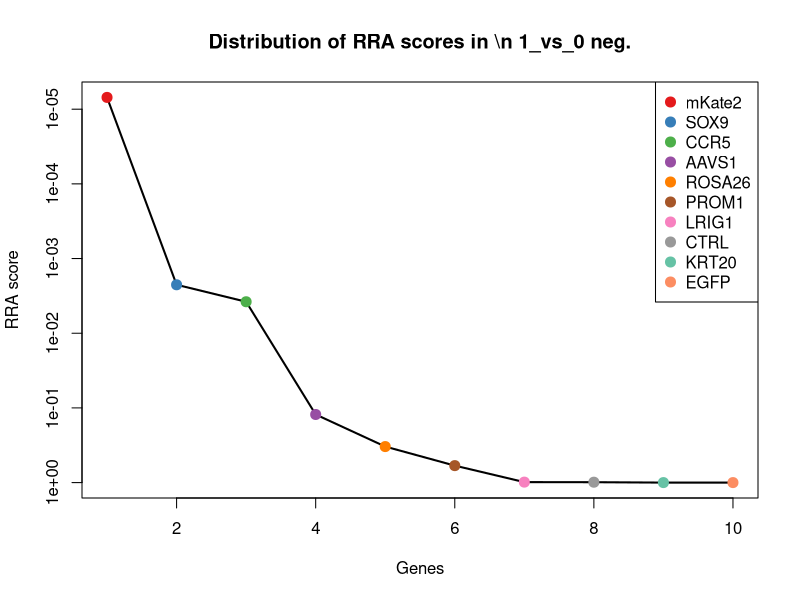
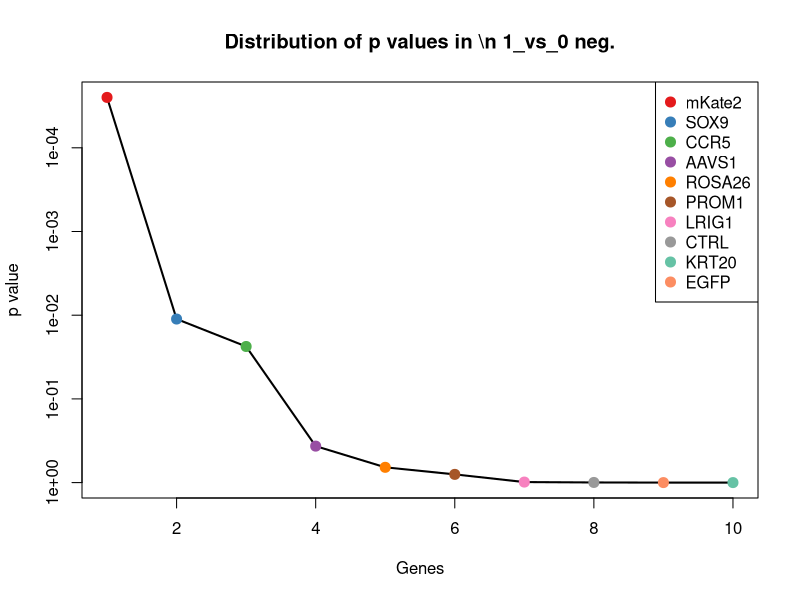
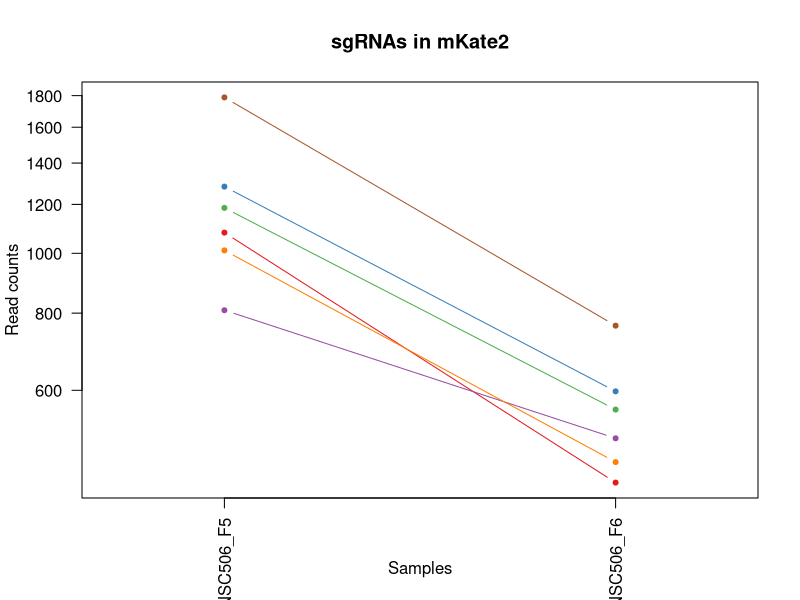
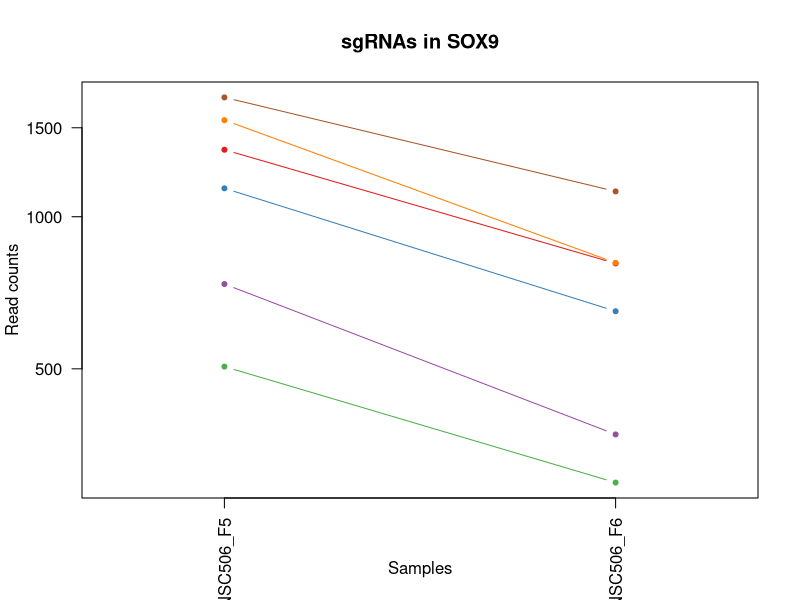
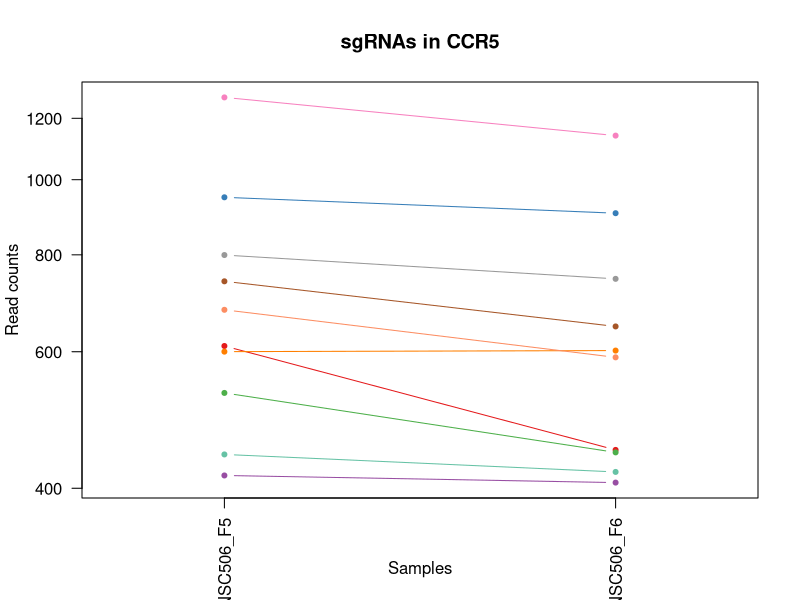
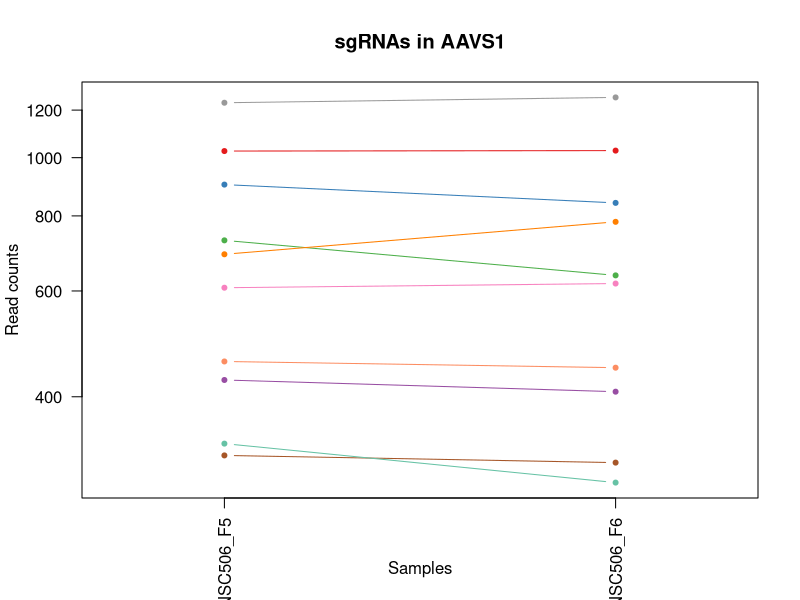
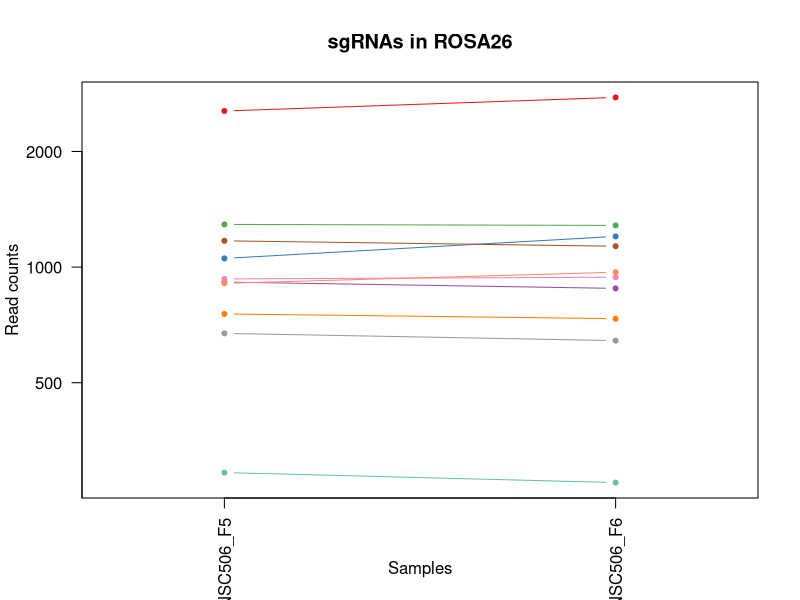
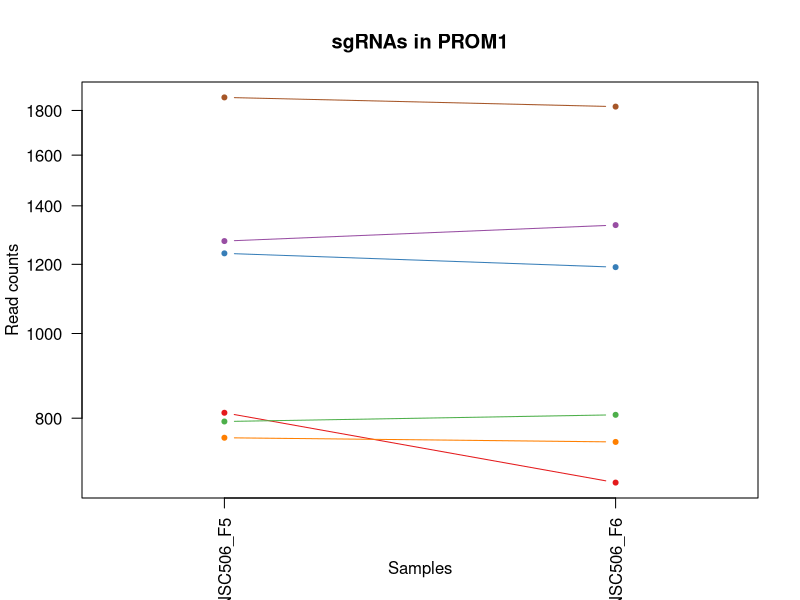

Reproduce these figures in R, in order. (Note: this script raises an error after producing the figures.)
pdf(file='S6B_c0_t1.pdf',width=4.5,height=4.5);
gstable=read.table('S6B_c0_t1.gene_summary.txt',header=T)
# 
#
# parameters
# Do not modify the variables beginning with "__"

# gstablename='__GENE_SUMMARY_FILE__'
startindex=3
# outputfile='__OUTPUT_FILE__'
targetgenelist=c("mKate2","SOX9","CCR5","AAVS1","ROSA26","PROM1","LRIG1","CTRL","KRT20","EGFP")
# samplelabel=sub('.\\w+.\\w+$','',colnames(gstable)[startindex]);
samplelabel='1_vs_0 neg.'


# You need to write some codes in front of this code:
# gstable=read.table(gstablename,header=T)
# pdf(file=outputfile,width=6,height=6)


# set up color using RColorBrewer
#library(RColorBrewer)
#colors <- brewer.pal(length(targetgenelist), "Set1")

colors=c( "#E41A1C", "#377EB8", "#4DAF4A", "#984EA3", "#FF7F00",  "#A65628", "#F781BF",
          "#999999", "#66C2A5", "#FC8D62", "#8DA0CB", "#E78AC3", "#A6D854", "#FFD92F", "#E5C494", "#B3B3B3", 
          "#8DD3C7", "#FFFFB3", "#BEBADA", "#FB8072", "#80B1D3", "#FDB462", "#B3DE69", "#FCCDE5",
          "#D9D9D9", "#BC80BD", "#CCEBC5", "#FFED6F")

######
# function definition

plotrankedvalues<-function(val, tglist, ...){
  
  plot(val,log='y',ylim=c(max(val),min(val)),type='l',lwd=2, ...)
  if(length(tglist)>0){
    for(i in 1:length(tglist)){
      targetgene=tglist[i];
      tx=which(names(val)==targetgene);ty=val[targetgene];
      points(tx,ty,col=colors[(i %% length(colors)) ],cex=2,pch=20)
      # text(tx+50,ty,targetgene,col=colors[i])
    }
    legend('topright',tglist,pch=20,pt.cex = 2,cex=1,col=colors)
  }
}



plotrandvalues<-function(val,targetgenelist, ...){
  # choose the one with the best distance distribution
  
  mindiffvalue=0;
  randval=val;
  for(i in 1:20){
    randval0=sample(val)
    vindex=sort(which(names(randval0) %in% targetgenelist))
    if(max(vindex)>0.9*length(val)){
      # print('pass...')
      next;
    }
    mindiffind=min(diff(vindex));
    if (mindiffind > mindiffvalue){
      mindiffvalue=mindiffind;
      randval=randval0;
      # print(paste('Diff: ',mindiffvalue))
    }
  }
  plot(randval,log='y',ylim=c(max(randval),min(randval)),pch=20,col='grey', ...)
  
  if(length(targetgenelist)>0){
    for(i in 1:length(targetgenelist)){
      targetgene=targetgenelist[i];
      tx=which(names(randval)==targetgene);ty=randval[targetgene];
      points(tx,ty,col=colors[(i %% length(colors)) ],cex=2,pch=20)
      text(tx+50,ty,targetgene,col=colors[i])
    }
  }
  
}




# set.seed(1235)



pvec=gstable[,startindex]
names(pvec)=gstable[,'id']
pvec=sort(pvec);

plotrankedvalues(pvec,targetgenelist,xlab='Genes',ylab='RRA score',main=paste('Distribution of RRA scores in \\n',samplelabel))

# plotrandvalues(pvec,targetgenelist,xlab='Genes',ylab='RRA score',main=paste('Distribution of RRA scores in \\n',samplelabel))


pvec=gstable[,startindex+1]
names(pvec)=gstable[,'id']
pvec=sort(pvec);

plotrankedvalues(pvec,targetgenelist,xlab='Genes',ylab='p value',main=paste('Distribution of p values in \\n',samplelabel))

# plotrandvalues(pvec,targetgenelist,xlab='Genes',ylab='p value',main=paste('Distribution of p values in \\n',samplelabel))



# you need to write after this code:
# dev.off()






# parameters
# Do not modify the variables beginning with "__"
targetmat=list(c(1079.1461931242939,424.33144635550315),c(1281.3130163015567,596.6820081142937),c(1183.460581339046,557.4122598654553),c(807.74415653016,500.6892901726888),c(1009.9109797074229,458.1470629031139),c(1787.1916423341597,762.487611831611))
targetgene="mKate2"
collabel=c("S45_MNSC506_F5","S46_MNSC506_F6")

# set up color using RColorBrewer
#library(RColorBrewer)
#colors <- brewer.pal(length(targetgenelist), "Set1")

colors=c( "#E41A1C", "#377EB8", "#4DAF4A", "#984EA3", "#FF7F00",  "#A65628", "#F781BF",
          "#999999", "#66C2A5", "#FC8D62", "#8DA0CB", "#E78AC3", "#A6D854", "#FFD92F", "#E5C494", "#B3B3B3", 
          "#8DD3C7", "#FFFFB3", "#BEBADA", "#FB8072", "#80B1D3", "#FDB462", "#B3DE69", "#FCCDE5",
          "#D9D9D9", "#BC80BD", "#CCEBC5", "#FFED6F")


## code

targetmatvec=unlist(targetmat)+1
yrange=range(targetmatvec[targetmatvec>0]);
# yrange[1]=1; # set the minimum value to 1
for(i in 1:length(targetmat)){
  vali=targetmat[[i]]+1;
  if(i==1){
    plot(1:length(vali),vali,type='b',las=1,pch=20,main=paste('sgRNAs in',targetgene),ylab='Read counts',xlab='Samples',xlim=c(0.7,length(vali)+0.3),ylim = yrange,col=colors[(i %% length(colors))],xaxt='n',log='y')
    axis(1,at=1:length(vali),labels=(collabel),las=2)
    # lines(0:100,rep(1,101),col='black');
  }else{
    lines(1:length(vali),vali,type='b',pch=20,col=colors[(i %% length(colors))])
  }
}




# parameters
# Do not modify the variables beginning with "__"
targetmat=list(c(1356.0870467917773,807.211491781677),c(1137.3037723944653,649.0416724460781),c(504.0323536748199,296.70476454677856),c(734.8163983977228,369.7901293432277),c(1551.7919167167988,809.3931444621679),c(1721.6489736328554,1121.3694777723836))
targetgene="SOX9"
collabel=c("S45_MNSC506_F5","S46_MNSC506_F6")

# set up color using RColorBrewer
#library(RColorBrewer)
#colors <- brewer.pal(length(targetgenelist), "Set1")

colors=c( "#E41A1C", "#377EB8", "#4DAF4A", "#984EA3", "#FF7F00",  "#A65628", "#F781BF",
          "#999999", "#66C2A5", "#FC8D62", "#8DA0CB", "#E78AC3", "#A6D854", "#FFD92F", "#E5C494", "#B3B3B3", 
          "#8DD3C7", "#FFFFB3", "#BEBADA", "#FB8072", "#80B1D3", "#FDB462", "#B3DE69", "#FCCDE5",
          "#D9D9D9", "#BC80BD", "#CCEBC5", "#FFED6F")


## code

targetmatvec=unlist(targetmat)+1
yrange=range(targetmatvec[targetmatvec>0]);
# yrange[1]=1; # set the minimum value to 1
for(i in 1:length(targetmat)){
  vali=targetmat[[i]]+1;
  if(i==1){
    plot(1:length(vali),vali,type='b',las=1,pch=20,main=paste('sgRNAs in',targetgene),ylab='Read counts',xlab='Samples',xlim=c(0.7,length(vali)+0.3),ylim = yrange,col=colors[(i %% length(colors))],xaxt='n',log='y')
    axis(1,at=1:length(vali),labels=(collabel),las=2)
    # lines(0:100,rep(1,101),col='black');
  }else{
    lines(1:length(vali),vali,type='b',pch=20,col=colors[(i %% length(colors))])
  }
}




# parameters
# Do not modify the variables beginning with "__"
targetmat=list(c(609.2698780684635,447.23879950065884),c(948.060855721685,904.2950360635273),c(529.880166683785,443.96632047992233),c(414.48814432233354,405.7873985713295),c(599.1153801006559,601.0453134752756),c(738.5089431132892,645.7691934253415),c(1275.774199228207,1138.8226992163118),c(798.512794741244,743.9435640474375),c(441.25909351019027,418.8773146542756),c(678.5050914853344,589.0462237325751))
targetgene="CCR5"
collabel=c("S45_MNSC506_F5","S46_MNSC506_F6")

# set up color using RColorBrewer
#library(RColorBrewer)
#colors <- brewer.pal(length(targetgenelist), "Set1")

colors=c( "#E41A1C", "#377EB8", "#4DAF4A", "#984EA3", "#FF7F00",  "#A65628", "#F781BF",
          "#999999", "#66C2A5", "#FC8D62", "#8DA0CB", "#E78AC3", "#A6D854", "#FFD92F", "#E5C494", "#B3B3B3", 
          "#8DD3C7", "#FFFFB3", "#BEBADA", "#FB8072", "#80B1D3", "#FDB462", "#B3DE69", "#FCCDE5",
          "#D9D9D9", "#BC80BD", "#CCEBC5", "#FFED6F")


## code

targetmatvec=unlist(targetmat)+1
yrange=range(targetmatvec[targetmatvec>0]);
# yrange[1]=1; # set the minimum value to 1
for(i in 1:length(targetmat)){
  vali=targetmat[[i]]+1;
  if(i==1){
    plot(1:length(vali),vali,type='b',las=1,pch=20,main=paste('sgRNAs in',targetgene),ylab='Read counts',xlab='Samples',xlim=c(0.7,length(vali)+0.3),ylim = yrange,col=colors[(i %% length(colors))],xaxt='n',log='y')
    axis(1,at=1:length(vali),labels=(collabel),las=2)
    # lines(0:100,rep(1,101),col='black');
  }else{
    lines(1:length(vali),vali,type='b',pch=20,col=colors[(i %% length(colors))])
  }
}




# parameters
# Do not modify the variables beginning with "__"
targetmat=list(c(1024.6811585696887,1026.4675861710243),c(900.9809105982129,839.9362819890422),c(727.4313089665899,635.951756363132),c(425.5657784690329,406.878224911575),c(689.5827256320338,781.0316596157847),c(318.48198171760595,309.79468062972467),c(606.5004695317888,616.3168822387128),c(1233.309934999193,1258.8135966433179),c(333.25216057987177,286.88732748456897),c(456.9524085513477,446.14797316041336))
targetgene="AAVS1"
collabel=c("S45_MNSC506_F5","S46_MNSC506_F6")

# set up color using RColorBrewer
#library(RColorBrewer)
#colors <- brewer.pal(length(targetgenelist), "Set1")

colors=c( "#E41A1C", "#377EB8", "#4DAF4A", "#984EA3", "#FF7F00",  "#A65628", "#F781BF",
          "#999999", "#66C2A5", "#FC8D62", "#8DA0CB", "#E78AC3", "#A6D854", "#FFD92F", "#E5C494", "#B3B3B3", 
          "#8DD3C7", "#FFFFB3", "#BEBADA", "#FB8072", "#80B1D3", "#FDB462", "#B3DE69", "#FCCDE5",
          "#D9D9D9", "#BC80BD", "#CCEBC5", "#FFED6F")


## code

targetmatvec=unlist(targetmat)+1
yrange=range(targetmatvec[targetmatvec>0]);
# yrange[1]=1; # set the minimum value to 1
for(i in 1:length(targetmat)){
  vali=targetmat[[i]]+1;
  if(i==1){
    plot(1:length(vali),vali,type='b',las=1,pch=20,main=paste('sgRNAs in',targetgene),ylab='Read counts',xlab='Samples',xlim=c(0.7,length(vali)+0.3),ylim = yrange,col=colors[(i %% length(colors))],xaxt='n',log='y')
    axis(1,at=1:length(vali),labels=(collabel),las=2)
    # lines(0:100,rep(1,101),col='black');
  }else{
    lines(1:length(vali),vali,type='b',pch=20,col=colors[(i %% length(colors))])
  }
}




# parameters
# Do not modify the variables beginning with "__"
targetmat=list(c(2547.8558537408476,2764.1539461821208),c(1052.375243936437,1200.9998006103058),c(1290.544378090473,1282.811776128719),c(912.9816809238038,879.2060302378806),c(754.2022581544466,733.0353006449823),c(1169.6135386556718,1132.2777411748389),c(930.5212683227444,940.2923052916291),c(671.1200020542016,642.4967144046051),c(290.78789635085764,273.79741140162287),c(906.5197276715625,968.6537901380124))
targetgene="ROSA26"
collabel=c("S45_MNSC506_F5","S46_MNSC506_F6")

# set up color using RColorBrewer
#library(RColorBrewer)
#colors <- brewer.pal(length(targetgenelist), "Set1")

colors=c( "#E41A1C", "#377EB8", "#4DAF4A", "#984EA3", "#FF7F00",  "#A65628", "#F781BF",
          "#999999", "#66C2A5", "#FC8D62", "#8DA0CB", "#E78AC3", "#A6D854", "#FFD92F", "#E5C494", "#B3B3B3", 
          "#8DD3C7", "#FFFFB3", "#BEBADA", "#FB8072", "#80B1D3", "#FDB462", "#B3DE69", "#FCCDE5",
          "#D9D9D9", "#BC80BD", "#CCEBC5", "#FFED6F")


## code

targetmatvec=unlist(targetmat)+1
yrange=range(targetmatvec[targetmatvec>0]);
# yrange[1]=1; # set the minimum value to 1
for(i in 1:length(targetmat)){
  vali=targetmat[[i]]+1;
  if(i==1){
    plot(1:length(vali),vali,type='b',las=1,pch=20,main=paste('sgRNAs in',targetgene),ylab='Read counts',xlab='Samples',xlim=c(0.7,length(vali)+0.3),ylim = yrange,col=colors[(i %% length(colors))],xaxt='n',log='y')
    axis(1,at=1:length(vali),labels=(collabel),las=2)
    # lines(0:100,rep(1,101),col='black');
  }else{
    lines(1:length(vali),vali,type='b',pch=20,col=colors[(i %% length(colors))])
  }
}




# parameters
# Do not modify the variables beginning with "__"
targetmat=list(c(810.5135650668349,674.1306782717248),c(1234.2330711780846,1190.0915372078507),c(792.0508414890027,806.1206654414315),c(1274.8510630493154,1329.717308759276),c(758.8179390489047,750.4885220889105),c(1861.9656728243804,1817.3166828490187))
targetgene="PROM1"
collabel=c("S45_MNSC506_F5","S46_MNSC506_F6")

# set up color using RColorBrewer
#library(RColorBrewer)
#colors <- brewer.pal(length(targetgenelist), "Set1")

colors=c( "#E41A1C", "#377EB8", "#4DAF4A", "#984EA3", "#FF7F00",  "#A65628", "#F781BF",
          "#999999", "#66C2A5", "#FC8D62", "#8DA0CB", "#E78AC3", "#A6D854", "#FFD92F", "#E5C494", "#B3B3B3", 
          "#8DD3C7", "#FFFFB3", "#BEBADA", "#FB8072", "#80B1D3", "#FDB462", "#B3DE69", "#FCCDE5",
          "#D9D9D9", "#BC80BD", "#CCEBC5", "#FFED6F")


## code

targetmatvec=unlist(targetmat)+1
yrange=range(targetmatvec[targetmatvec>0]);
# yrange[1]=1; # set the minimum value to 1
for(i in 1:length(targetmat)){
  vali=targetmat[[i]]+1;
  if(i==1){
    plot(1:length(vali),vali,type='b',las=1,pch=20,main=paste('sgRNAs in',targetgene),ylab='Read counts',xlab='Samples',xlim=c(0.7,length(vali)+0.3),ylim = yrange,col=colors[(i %% length(colors))],xaxt='n',log='y')
    axis(1,at=1:length(vali),labels=(collabel),las=2)
    # lines(0:100,rep(1,101),col='black');
  }else{
    lines(1:length(vali),vali,type='b',pch=20,col=colors[(i %% length(colors))])
  }
}




# parameters
# Do not modify the variables beginning with "__"
targetmat=list(c(763.4336199433627,837.7546293085512),c(511.41744310595277,542.1406911020182),c(572.3444309127991,593.4095290935571),c(979.4474858039998,1047.193286635689),c(1502.8656992355434,1449.708206186282),c(549.2660264405089,577.0471339898745))
targetgene="LRIG1"
collabel=c("S45_MNSC506_F5","S46_MNSC506_F6")

# set up color using RColorBrewer
#library(RColorBrewer)
#colors <- brewer.pal(length(targetgenelist), "Set1")

colors=c( "#E41A1C", "#377EB8", "#4DAF4A", "#984EA3", "#FF7F00",  "#A65628", "#F781BF",
          "#999999", "#66C2A5", "#FC8D62", "#8DA0CB", "#E78AC3", "#A6D854", "#FFD92F", "#E5C494", "#B3B3B3", 
          "#8DD3C7", "#FFFFB3", "#BEBADA", "#FB8072", "#80B1D3", "#FDB462", "#B3DE69", "#FCCDE5",
          "#D9D9D9", "#BC80BD", "#CCEBC5", "#FFED6F")


## code

targetmatvec=unlist(targetmat)+1
yrange=range(targetmatvec[targetmatvec>0]);
# yrange[1]=1; # set the minimum value to 1
for(i in 1:length(targetmat)){
  vali=targetmat[[i]]+1;
  if(i==1){
    plot(1:length(vali),vali,type='b',las=1,pch=20,main=paste('sgRNAs in',targetgene),ylab='Read counts',xlab='Samples',xlim=c(0.7,length(vali)+0.3),ylim = yrange,col=colors[(i %% length(colors))],xaxt='n',log='y')
    axis(1,at=1:length(vali),labels=(collabel),las=2)
    # lines(0:100,rep(1,101),col='black');
  }else{
    lines(1:length(vali),vali,type='b',pch=20,col=colors[(i %% length(colors))])
  }
}




# parameters
# Do not modify the variables beginning with "__"
targetmat=list(c(704.3529044942995,718.8545582217907),c(596.345971563981,655.5866304875511),c(2148.13788828078,2230.7398658020666),c(401.564237817851,407.96905125182053),c(700.6603597787331,715.5820792010542),c(1479.7872947632532,1382.0769730910604),c(829.8994248235588,822.4830605451141),c(786.512024415653,854.1170244122338),c(702.5066321365164,759.2151328108746),c(1126.226138247766,1177.0016211249047))
targetgene="CTRL"
collabel=c("S45_MNSC506_F5","S46_MNSC506_F6")

# set up color using RColorBrewer
#library(RColorBrewer)
#colors <- brewer.pal(length(targetgenelist), "Set1")

colors=c( "#E41A1C", "#377EB8", "#4DAF4A", "#984EA3", "#FF7F00",  "#A65628", "#F781BF",
          "#999999", "#66C2A5", "#FC8D62", "#8DA0CB", "#E78AC3", "#A6D854", "#FFD92F", "#E5C494", "#B3B3B3", 
          "#8DD3C7", "#FFFFB3", "#BEBADA", "#FB8072", "#80B1D3", "#FDB462", "#B3DE69", "#FCCDE5",
          "#D9D9D9", "#BC80BD", "#CCEBC5", "#FFED6F")


## code

targetmatvec=unlist(targetmat)+1
yrange=range(targetmatvec[targetmatvec>0]);
# yrange[1]=1; # set the minimum value to 1
for(i in 1:length(targetmat)){
  vali=targetmat[[i]]+1;
  if(i==1){
    plot(1:length(vali),vali,type='b',las=1,pch=20,main=paste('sgRNAs in',targetgene),ylab='Read counts',xlab='Samples',xlim=c(0.7,length(vali)+0.3),ylim = yrange,col=colors[(i %% length(colors))],xaxt='n',log='y')
    axis(1,at=1:length(vali),labels=(collabel),las=2)
    # lines(0:100,rep(1,101),col='black');
  }else{
    lines(1:length(vali),vali,type='b',pch=20,col=colors[(i %% length(colors))])
  }
}




# parameters
# Do not modify the variables beginning with "__"
targetmat=list(c(256.63185773186797,628.3159719814134),c(325.86707114873883,767.9417435328386),c(249.2467683007351,645.7691934253415),c(123.70024797147593,327.2479020736528),c(479.1076768447464,1262.0860756640543),c(225.24522764955321,535.5957330605451))
targetgene="KRT20"
collabel=c("S45_MNSC506_F5","S46_MNSC506_F6")

# set up color using RColorBrewer
#library(RColorBrewer)
#colors <- brewer.pal(length(targetgenelist), "Set1")

colors=c( "#E41A1C", "#377EB8", "#4DAF4A", "#984EA3", "#FF7F00",  "#A65628", "#F781BF",
          "#999999", "#66C2A5", "#FC8D62", "#8DA0CB", "#E78AC3", "#A6D854", "#FFD92F", "#E5C494", "#B3B3B3", 
          "#8DD3C7", "#FFFFB3", "#BEBADA", "#FB8072", "#80B1D3", "#FDB462", "#B3DE69", "#FCCDE5",
          "#D9D9D9", "#BC80BD", "#CCEBC5", "#FFED6F")


## code

targetmatvec=unlist(targetmat)+1
yrange=range(targetmatvec[targetmatvec>0]);
# yrange[1]=1; # set the minimum value to 1
for(i in 1:length(targetmat)){
  vali=targetmat[[i]]+1;
  if(i==1){
    plot(1:length(vali),vali,type='b',las=1,pch=20,main=paste('sgRNAs in',targetgene),ylab='Read counts',xlab='Samples',xlim=c(0.7,length(vali)+0.3),ylim = yrange,col=colors[(i %% length(colors))],xaxt='n',log='y')
    axis(1,at=1:length(vali),labels=(collabel),las=2)
    # lines(0:100,rep(1,101),col='black');
  }else{
    lines(1:length(vali),vali,type='b',pch=20,col=colors[(i %% length(colors))])
  }
}




# parameters
# Do not modify the variables beginning with "__"
targetmat=list(c(239.09227033292737,1018.8318017893058),c(400.64110163895936,1368.9870570081143),c(166.16451220049007,699.2196840973716),c(189.24291667278035,635.951756363132),c(337.8678414743298,1263.1769020042998),c(403.4105101756342,1304.6283029336291))
targetgene="EGFP"
collabel=c("S45_MNSC506_F5","S46_MNSC506_F6")

# set up color using RColorBrewer
#library(RColorBrewer)
#colors <- brewer.pal(length(targetgenelist), "Set1")

colors=c( "#E41A1C", "#377EB8", "#4DAF4A", "#984EA3", "#FF7F00",  "#A65628", "#F781BF",
          "#999999", "#66C2A5", "#FC8D62", "#8DA0CB", "#E78AC3", "#A6D854", "#FFD92F", "#E5C494", "#B3B3B3", 
          "#8DD3C7", "#FFFFB3", "#BEBADA", "#FB8072", "#80B1D3", "#FDB462", "#B3DE69", "#FCCDE5",
          "#D9D9D9", "#BC80BD", "#CCEBC5", "#FFED6F")


## code

targetmatvec=unlist(targetmat)+1
yrange=range(targetmatvec[targetmatvec>0]);
# yrange[1]=1; # set the minimum value to 1
for(i in 1:length(targetmat)){
  vali=targetmat[[i]]+1;
  if(i==1){
    plot(1:length(vali),vali,type='b',las=1,pch=20,main=paste('sgRNAs in',targetgene),ylab='Read counts',xlab='Samples',xlim=c(0.7,length(vali)+0.3),ylim = yrange,col=colors[(i %% length(colors))],xaxt='n',log='y')
    axis(1,at=1:length(vali),labels=(collabel),las=2)
    # lines(0:100,rep(1,101),col='black');
  }else{
    lines(1:length(vali),vali,type='b',pch=20,col=colors[(i %% length(colors))])
  }
}



# 
#
# parameters
# Do not modify the variables beginning with "__"

# gstablename='__GENE_SUMMARY_FILE__'
startindex=9
# outputfile='__OUTPUT_FILE__'
targetgenelist=c("EGFP","KRT20","LRIG1","ROSA26","PROM1","AAVS1","CTRL","CCR5","SOX9","mKate2")
# samplelabel=sub('.\\w+.\\w+$','',colnames(gstable)[startindex]);
samplelabel='1_vs_0 pos.'


# You need to write some codes in front of this code:
# gstable=read.table(gstablename,header=T)
# pdf(file=outputfile,width=6,height=6)


# set up color using RColorBrewer
#library(RColorBrewer)
#colors <- brewer.pal(length(targetgenelist), "Set1")

colors=c( "#E41A1C", "#377EB8", "#4DAF4A", "#984EA3", "#FF7F00",  "#A65628", "#F781BF",
          "#999999", "#66C2A5", "#FC8D62", "#8DA0CB", "#E78AC3", "#A6D854", "#FFD92F", "#E5C494", "#B3B3B3", 
          "#8DD3C7", "#FFFFB3", "#BEBADA", "#FB8072", "#80B1D3", "#FDB462", "#B3DE69", "#FCCDE5",
          "#D9D9D9", "#BC80BD", "#CCEBC5", "#FFED6F")

######
# function definition

plotrankedvalues<-function(val, tglist, ...){
  
  plot(val,log='y',ylim=c(max(val),min(val)),type='l',lwd=2, ...)
  if(length(tglist)>0){
    for(i in 1:length(tglist)){
      targetgene=tglist[i];
      tx=which(names(val)==targetgene);ty=val[targetgene];
      points(tx,ty,col=colors[(i %% length(colors)) ],cex=2,pch=20)
      # text(tx+50,ty,targetgene,col=colors[i])
    }
    legend('topright',tglist,pch=20,pt.cex = 2,cex=1,col=colors)
  }
}



plotrandvalues<-function(val,targetgenelist, ...){
  # choose the one with the best distance distribution
  
  mindiffvalue=0;
  randval=val;
  for(i in 1:20){
    randval0=sample(val)
    vindex=sort(which(names(randval0) %in% targetgenelist))
    if(max(vindex)>0.9*length(val)){
      # print('pass...')
      next;
    }
    mindiffind=min(diff(vindex));
    if (mindiffind > mindiffvalue){
      mindiffvalue=mindiffind;
      randval=randval0;
      # print(paste('Diff: ',mindiffvalue))
    }
  }
  plot(randval,log='y',ylim=c(max(randval),min(randval)),pch=20,col='grey', ...)
  
  if(length(targetgenelist)>0){
    for(i in 1:length(targetgenelist)){
      targetgene=targetgenelist[i];
      tx=which(names(randval)==targetgene);ty=randval[targetgene];
      points(tx,ty,col=colors[(i %% length(colors)) ],cex=2,pch=20)
      text(tx+50,ty,targetgene,col=colors[i])
    }
  }
  
}




# set.seed(1235)



pvec=gstable[,startindex]
names(pvec)=gstable[,'id']
pvec=sort(pvec);

plotrankedvalues(pvec,targetgenelist,xlab='Genes',ylab='RRA score',main=paste('Distribution of RRA scores in \\n',samplelabel))

# plotrandvalues(pvec,targetgenelist,xlab='Genes',ylab='RRA score',main=paste('Distribution of RRA scores in \\n',samplelabel))


pvec=gstable[,startindex+1]
names(pvec)=gstable[,'id']
pvec=sort(pvec);

plotrankedvalues(pvec,targetgenelist,xlab='Genes',ylab='p value',main=paste('Distribution of p values in \\n',samplelabel))

# plotrandvalues(pvec,targetgenelist,xlab='Genes',ylab='p value',main=paste('Distribution of p values in \\n',samplelabel))



# you need to write after this code:
# dev.off()






# parameters
# Do not modify the variables beginning with "__"
targetmat=list(c(239.09227033292737,1018.8318017893058),c(400.64110163895936,1368.9870570081143),c(166.16451220049007,699.2196840973716),c(189.24291667278035,635.951756363132),c(337.8678414743298,1263.1769020042998),c(403.4105101756342,1304.6283029336291))
targetgene="EGFP"
collabel=c("S45_MNSC506_F5","S46_MNSC506_F6")

# set up color using RColorBrewer
#library(RColorBrewer)
#colors <- brewer.pal(length(targetgenelist), "Set1")

colors=c( "#E41A1C", "#377EB8", "#4DAF4A", "#984EA3", "#FF7F00",  "#A65628", "#F781BF",
          "#999999", "#66C2A5", "#FC8D62", "#8DA0CB", "#E78AC3", "#A6D854", "#FFD92F", "#E5C494", "#B3B3B3", 
          "#8DD3C7", "#FFFFB3", "#BEBADA", "#FB8072", "#80B1D3", "#FDB462", "#B3DE69", "#FCCDE5",
          "#D9D9D9", "#BC80BD", "#CCEBC5", "#FFED6F")


## code

targetmatvec=unlist(targetmat)+1
yrange=range(targetmatvec[targetmatvec>0]);
# yrange[1]=1; # set the minimum value to 1
for(i in 1:length(targetmat)){
  vali=targetmat[[i]]+1;
  if(i==1){
    plot(1:length(vali),vali,type='b',las=1,pch=20,main=paste('sgRNAs in',targetgene),ylab='Read counts',xlab='Samples',xlim=c(0.7,length(vali)+0.3),ylim = yrange,col=colors[(i %% length(colors))],xaxt='n',log='y')
    axis(1,at=1:length(vali),labels=(collabel),las=2)
    # lines(0:100,rep(1,101),col='black');
  }else{
    lines(1:length(vali),vali,type='b',pch=20,col=colors[(i %% length(colors))])
  }
}




# parameters
# Do not modify the variables beginning with "__"
targetmat=list(c(256.63185773186797,628.3159719814134),c(325.86707114873883,767.9417435328386),c(249.2467683007351,645.7691934253415),c(123.70024797147593,327.2479020736528),c(479.1076768447464,1262.0860756640543),c(225.24522764955321,535.5957330605451))
targetgene="KRT20"
collabel=c("S45_MNSC506_F5","S46_MNSC506_F6")

# set up color using RColorBrewer
#library(RColorBrewer)
#colors <- brewer.pal(length(targetgenelist), "Set1")

colors=c( "#E41A1C", "#377EB8", "#4DAF4A", "#984EA3", "#FF7F00",  "#A65628", "#F781BF",
          "#999999", "#66C2A5", "#FC8D62", "#8DA0CB", "#E78AC3", "#A6D854", "#FFD92F", "#E5C494", "#B3B3B3", 
          "#8DD3C7", "#FFFFB3", "#BEBADA", "#FB8072", "#80B1D3", "#FDB462", "#B3DE69", "#FCCDE5",
          "#D9D9D9", "#BC80BD", "#CCEBC5", "#FFED6F")


## code

targetmatvec=unlist(targetmat)+1
yrange=range(targetmatvec[targetmatvec>0]);
# yrange[1]=1; # set the minimum value to 1
for(i in 1:length(targetmat)){
  vali=targetmat[[i]]+1;
  if(i==1){
    plot(1:length(vali),vali,type='b',las=1,pch=20,main=paste('sgRNAs in',targetgene),ylab='Read counts',xlab='Samples',xlim=c(0.7,length(vali)+0.3),ylim = yrange,col=colors[(i %% length(colors))],xaxt='n',log='y')
    axis(1,at=1:length(vali),labels=(collabel),las=2)
    # lines(0:100,rep(1,101),col='black');
  }else{
    lines(1:length(vali),vali,type='b',pch=20,col=colors[(i %% length(colors))])
  }
}




# parameters
# Do not modify the variables beginning with "__"
targetmat=list(c(763.4336199433627,837.7546293085512),c(511.41744310595277,542.1406911020182),c(572.3444309127991,593.4095290935571),c(979.4474858039998,1047.193286635689),c(1502.8656992355434,1449.708206186282),c(549.2660264405089,577.0471339898745))
targetgene="LRIG1"
collabel=c("S45_MNSC506_F5","S46_MNSC506_F6")

# set up color using RColorBrewer
#library(RColorBrewer)
#colors <- brewer.pal(length(targetgenelist), "Set1")

colors=c( "#E41A1C", "#377EB8", "#4DAF4A", "#984EA3", "#FF7F00",  "#A65628", "#F781BF",
          "#999999", "#66C2A5", "#FC8D62", "#8DA0CB", "#E78AC3", "#A6D854", "#FFD92F", "#E5C494", "#B3B3B3", 
          "#8DD3C7", "#FFFFB3", "#BEBADA", "#FB8072", "#80B1D3", "#FDB462", "#B3DE69", "#FCCDE5",
          "#D9D9D9", "#BC80BD", "#CCEBC5", "#FFED6F")


## code

targetmatvec=unlist(targetmat)+1
yrange=range(targetmatvec[targetmatvec>0]);
# yrange[1]=1; # set the minimum value to 1
for(i in 1:length(targetmat)){
  vali=targetmat[[i]]+1;
  if(i==1){
    plot(1:length(vali),vali,type='b',las=1,pch=20,main=paste('sgRNAs in',targetgene),ylab='Read counts',xlab='Samples',xlim=c(0.7,length(vali)+0.3),ylim = yrange,col=colors[(i %% length(colors))],xaxt='n',log='y')
    axis(1,at=1:length(vali),labels=(collabel),las=2)
    # lines(0:100,rep(1,101),col='black');
  }else{
    lines(1:length(vali),vali,type='b',pch=20,col=colors[(i %% length(colors))])
  }
}




# parameters
# Do not modify the variables beginning with "__"
targetmat=list(c(2547.8558537408476,2764.1539461821208),c(1052.375243936437,1200.9998006103058),c(1290.544378090473,1282.811776128719),c(912.9816809238038,879.2060302378806),c(754.2022581544466,733.0353006449823),c(1169.6135386556718,1132.2777411748389),c(930.5212683227444,940.2923052916291),c(671.1200020542016,642.4967144046051),c(290.78789635085764,273.79741140162287),c(906.5197276715625,968.6537901380124))
targetgene="ROSA26"
collabel=c("S45_MNSC506_F5","S46_MNSC506_F6")

# set up color using RColorBrewer
#library(RColorBrewer)
#colors <- brewer.pal(length(targetgenelist), "Set1")

colors=c( "#E41A1C", "#377EB8", "#4DAF4A", "#984EA3", "#FF7F00",  "#A65628", "#F781BF",
          "#999999", "#66C2A5", "#FC8D62", "#8DA0CB", "#E78AC3", "#A6D854", "#FFD92F", "#E5C494", "#B3B3B3", 
          "#8DD3C7", "#FFFFB3", "#BEBADA", "#FB8072", "#80B1D3", "#FDB462", "#B3DE69", "#FCCDE5",
          "#D9D9D9", "#BC80BD", "#CCEBC5", "#FFED6F")


## code

targetmatvec=unlist(targetmat)+1
yrange=range(targetmatvec[targetmatvec>0]);
# yrange[1]=1; # set the minimum value to 1
for(i in 1:length(targetmat)){
  vali=targetmat[[i]]+1;
  if(i==1){
    plot(1:length(vali),vali,type='b',las=1,pch=20,main=paste('sgRNAs in',targetgene),ylab='Read counts',xlab='Samples',xlim=c(0.7,length(vali)+0.3),ylim = yrange,col=colors[(i %% length(colors))],xaxt='n',log='y')
    axis(1,at=1:length(vali),labels=(collabel),las=2)
    # lines(0:100,rep(1,101),col='black');
  }else{
    lines(1:length(vali),vali,type='b',pch=20,col=colors[(i %% length(colors))])
  }
}




# parameters
# Do not modify the variables beginning with "__"
targetmat=list(c(810.5135650668349,674.1306782717248),c(1234.2330711780846,1190.0915372078507),c(792.0508414890027,806.1206654414315),c(1274.8510630493154,1329.717308759276),c(758.8179390489047,750.4885220889105),c(1861.9656728243804,1817.3166828490187))
targetgene="PROM1"
collabel=c("S45_MNSC506_F5","S46_MNSC506_F6")

# set up color using RColorBrewer
#library(RColorBrewer)
#colors <- brewer.pal(length(targetgenelist), "Set1")

colors=c( "#E41A1C", "#377EB8", "#4DAF4A", "#984EA3", "#FF7F00",  "#A65628", "#F781BF",
          "#999999", "#66C2A5", "#FC8D62", "#8DA0CB", "#E78AC3", "#A6D854", "#FFD92F", "#E5C494", "#B3B3B3", 
          "#8DD3C7", "#FFFFB3", "#BEBADA", "#FB8072", "#80B1D3", "#FDB462", "#B3DE69", "#FCCDE5",
          "#D9D9D9", "#BC80BD", "#CCEBC5", "#FFED6F")


## code

targetmatvec=unlist(targetmat)+1
yrange=range(targetmatvec[targetmatvec>0]);
# yrange[1]=1; # set the minimum value to 1
for(i in 1:length(targetmat)){
  vali=targetmat[[i]]+1;
  if(i==1){
    plot(1:length(vali),vali,type='b',las=1,pch=20,main=paste('sgRNAs in',targetgene),ylab='Read counts',xlab='Samples',xlim=c(0.7,length(vali)+0.3),ylim = yrange,col=colors[(i %% length(colors))],xaxt='n',log='y')
    axis(1,at=1:length(vali),labels=(collabel),las=2)
    # lines(0:100,rep(1,101),col='black');
  }else{
    lines(1:length(vali),vali,type='b',pch=20,col=colors[(i %% length(colors))])
  }
}




# parameters
# Do not modify the variables beginning with "__"
targetmat=list(c(1024.6811585696887,1026.4675861710243),c(900.9809105982129,839.9362819890422),c(727.4313089665899,635.951756363132),c(425.5657784690329,406.878224911575),c(689.5827256320338,781.0316596157847),c(318.48198171760595,309.79468062972467),c(606.5004695317888,616.3168822387128),c(1233.309934999193,1258.8135966433179),c(333.25216057987177,286.88732748456897),c(456.9524085513477,446.14797316041336))
targetgene="AAVS1"
collabel=c("S45_MNSC506_F5","S46_MNSC506_F6")

# set up color using RColorBrewer
#library(RColorBrewer)
#colors <- brewer.pal(length(targetgenelist), "Set1")

colors=c( "#E41A1C", "#377EB8", "#4DAF4A", "#984EA3", "#FF7F00",  "#A65628", "#F781BF",
          "#999999", "#66C2A5", "#FC8D62", "#8DA0CB", "#E78AC3", "#A6D854", "#FFD92F", "#E5C494", "#B3B3B3", 
          "#8DD3C7", "#FFFFB3", "#BEBADA", "#FB8072", "#80B1D3", "#FDB462", "#B3DE69", "#FCCDE5",
          "#D9D9D9", "#BC80BD", "#CCEBC5", "#FFED6F")


## code

targetmatvec=unlist(targetmat)+1
yrange=range(targetmatvec[targetmatvec>0]);
# yrange[1]=1; # set the minimum value to 1
for(i in 1:length(targetmat)){
  vali=targetmat[[i]]+1;
  if(i==1){
    plot(1:length(vali),vali,type='b',las=1,pch=20,main=paste('sgRNAs in',targetgene),ylab='Read counts',xlab='Samples',xlim=c(0.7,length(vali)+0.3),ylim = yrange,col=colors[(i %% length(colors))],xaxt='n',log='y')
    axis(1,at=1:length(vali),labels=(collabel),las=2)
    # lines(0:100,rep(1,101),col='black');
  }else{
    lines(1:length(vali),vali,type='b',pch=20,col=colors[(i %% length(colors))])
  }
}




# parameters
# Do not modify the variables beginning with "__"
targetmat=list(c(704.3529044942995,718.8545582217907),c(596.345971563981,655.5866304875511),c(2148.13788828078,2230.7398658020666),c(401.564237817851,407.96905125182053),c(700.6603597787331,715.5820792010542),c(1479.7872947632532,1382.0769730910604),c(829.8994248235588,822.4830605451141),c(786.512024415653,854.1170244122338),c(702.5066321365164,759.2151328108746),c(1126.226138247766,1177.0016211249047))
targetgene="CTRL"
collabel=c("S45_MNSC506_F5","S46_MNSC506_F6")

# set up color using RColorBrewer
#library(RColorBrewer)
#colors <- brewer.pal(length(targetgenelist), "Set1")

colors=c( "#E41A1C", "#377EB8", "#4DAF4A", "#984EA3", "#FF7F00",  "#A65628", "#F781BF",
          "#999999", "#66C2A5", "#FC8D62", "#8DA0CB", "#E78AC3", "#A6D854", "#FFD92F", "#E5C494", "#B3B3B3", 
          "#8DD3C7", "#FFFFB3", "#BEBADA", "#FB8072", "#80B1D3", "#FDB462", "#B3DE69", "#FCCDE5",
          "#D9D9D9", "#BC80BD", "#CCEBC5", "#FFED6F")


## code

targetmatvec=unlist(targetmat)+1
yrange=range(targetmatvec[targetmatvec>0]);
# yrange[1]=1; # set the minimum value to 1
for(i in 1:length(targetmat)){
  vali=targetmat[[i]]+1;
  if(i==1){
    plot(1:length(vali),vali,type='b',las=1,pch=20,main=paste('sgRNAs in',targetgene),ylab='Read counts',xlab='Samples',xlim=c(0.7,length(vali)+0.3),ylim = yrange,col=colors[(i %% length(colors))],xaxt='n',log='y')
    axis(1,at=1:length(vali),labels=(collabel),las=2)
    # lines(0:100,rep(1,101),col='black');
  }else{
    lines(1:length(vali),vali,type='b',pch=20,col=colors[(i %% length(colors))])
  }
}




# parameters
# Do not modify the variables beginning with "__"
targetmat=list(c(609.2698780684635,447.23879950065884),c(948.060855721685,904.2950360635273),c(529.880166683785,443.96632047992233),c(414.48814432233354,405.7873985713295),c(599.1153801006559,601.0453134752756),c(738.5089431132892,645.7691934253415),c(1275.774199228207,1138.8226992163118),c(798.512794741244,743.9435640474375),c(441.25909351019027,418.8773146542756),c(678.5050914853344,589.0462237325751))
targetgene="CCR5"
collabel=c("S45_MNSC506_F5","S46_MNSC506_F6")

# set up color using RColorBrewer
#library(RColorBrewer)
#colors <- brewer.pal(length(targetgenelist), "Set1")

colors=c( "#E41A1C", "#377EB8", "#4DAF4A", "#984EA3", "#FF7F00",  "#A65628", "#F781BF",
          "#999999", "#66C2A5", "#FC8D62", "#8DA0CB", "#E78AC3", "#A6D854", "#FFD92F", "#E5C494", "#B3B3B3", 
          "#8DD3C7", "#FFFFB3", "#BEBADA", "#FB8072", "#80B1D3", "#FDB462", "#B3DE69", "#FCCDE5",
          "#D9D9D9", "#BC80BD", "#CCEBC5", "#FFED6F")


## code

targetmatvec=unlist(targetmat)+1
yrange=range(targetmatvec[targetmatvec>0]);
# yrange[1]=1; # set the minimum value to 1
for(i in 1:length(targetmat)){
  vali=targetmat[[i]]+1;
  if(i==1){
    plot(1:length(vali),vali,type='b',las=1,pch=20,main=paste('sgRNAs in',targetgene),ylab='Read counts',xlab='Samples',xlim=c(0.7,length(vali)+0.3),ylim = yrange,col=colors[(i %% length(colors))],xaxt='n',log='y')
    axis(1,at=1:length(vali),labels=(collabel),las=2)
    # lines(0:100,rep(1,101),col='black');
  }else{
    lines(1:length(vali),vali,type='b',pch=20,col=colors[(i %% length(colors))])
  }
}




# parameters
# Do not modify the variables beginning with "__"
targetmat=list(c(1356.0870467917773,807.211491781677),c(1137.3037723944653,649.0416724460781),c(504.0323536748199,296.70476454677856),c(734.8163983977228,369.7901293432277),c(1551.7919167167988,809.3931444621679),c(1721.6489736328554,1121.3694777723836))
targetgene="SOX9"
collabel=c("S45_MNSC506_F5","S46_MNSC506_F6")

# set up color using RColorBrewer
#library(RColorBrewer)
#colors <- brewer.pal(length(targetgenelist), "Set1")

colors=c( "#E41A1C", "#377EB8", "#4DAF4A", "#984EA3", "#FF7F00",  "#A65628", "#F781BF",
          "#999999", "#66C2A5", "#FC8D62", "#8DA0CB", "#E78AC3", "#A6D854", "#FFD92F", "#E5C494", "#B3B3B3", 
          "#8DD3C7", "#FFFFB3", "#BEBADA", "#FB8072", "#80B1D3", "#FDB462", "#B3DE69", "#FCCDE5",
          "#D9D9D9", "#BC80BD", "#CCEBC5", "#FFED6F")


## code

targetmatvec=unlist(targetmat)+1
yrange=range(targetmatvec[targetmatvec>0]);
# yrange[1]=1; # set the minimum value to 1
for(i in 1:length(targetmat)){
  vali=targetmat[[i]]+1;
  if(i==1){
    plot(1:length(vali),vali,type='b',las=1,pch=20,main=paste('sgRNAs in',targetgene),ylab='Read counts',xlab='Samples',xlim=c(0.7,length(vali)+0.3),ylim = yrange,col=colors[(i %% length(colors))],xaxt='n',log='y')
    axis(1,at=1:length(vali),labels=(collabel),las=2)
    # lines(0:100,rep(1,101),col='black');
  }else{
    lines(1:length(vali),vali,type='b',pch=20,col=colors[(i %% length(colors))])
  }
}




# parameters
# Do not modify the variables beginning with "__"
targetmat=list(c(1079.1461931242939,424.33144635550315),c(1281.3130163015567,596.6820081142937),c(1183.460581339046,557.4122598654553),c(807.74415653016,500.6892901726888),c(1009.9109797074229,458.1470629031139),c(1787.1916423341597,762.487611831611))
targetgene="mKate2"
collabel=c("S45_MNSC506_F5","S46_MNSC506_F6")

# set up color using RColorBrewer
#library(RColorBrewer)
#colors <- brewer.pal(length(targetgenelist), "Set1")

colors=c( "#E41A1C", "#377EB8", "#4DAF4A", "#984EA3", "#FF7F00",  "#A65628", "#F781BF",
          "#999999", "#66C2A5", "#FC8D62", "#8DA0CB", "#E78AC3", "#A6D854", "#FFD92F", "#E5C494", "#B3B3B3", 
          "#8DD3C7", "#FFFFB3", "#BEBADA", "#FB8072", "#80B1D3", "#FDB462", "#B3DE69", "#FCCDE5",
          "#D9D9D9", "#BC80BD", "#CCEBC5", "#FFED6F")


## code

targetmatvec=unlist(targetmat)+1
yrange=range(targetmatvec[targetmatvec>0]);
# yrange[1]=1; # set the minimum value to 1
for(i in 1:length(targetmat)){
  vali=targetmat[[i]]+1;
  if(i==1){
    plot(1:length(vali),vali,type='b',las=1,pch=20,main=paste('sgRNAs in',targetgene),ylab='Read counts',xlab='Samples',xlim=c(0.7,length(vali)+0.3),ylim = yrange,col=colors[(i %% length(colors))],xaxt='n',log='y')
    axis(1,at=1:length(vali),labels=(collabel),las=2)
    # lines(0:100,rep(1,101),col='black');
  }else{
    lines(1:length(vali),vali,type='b',pch=20,col=colors[(i %% length(colors))])
  }
}



dev.off()
Sweave("S6B_c0_t1_summary.Rnw");
library(tools);

texi2dvi("S6B_c0_t1_summary.tex",pdf=TRUE);
